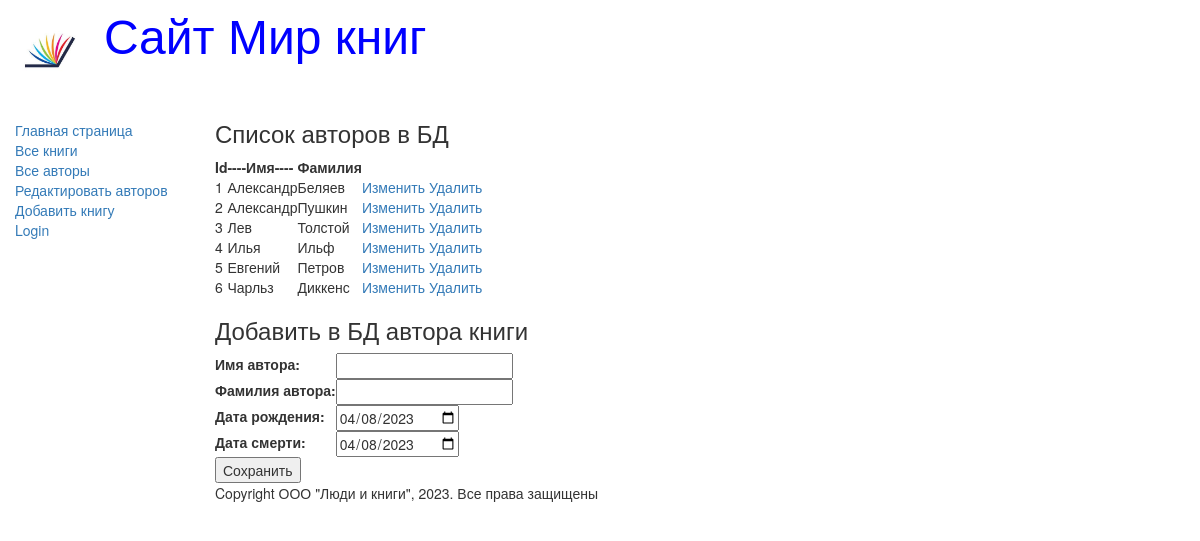
Before: /authors_add/ with the older database file.
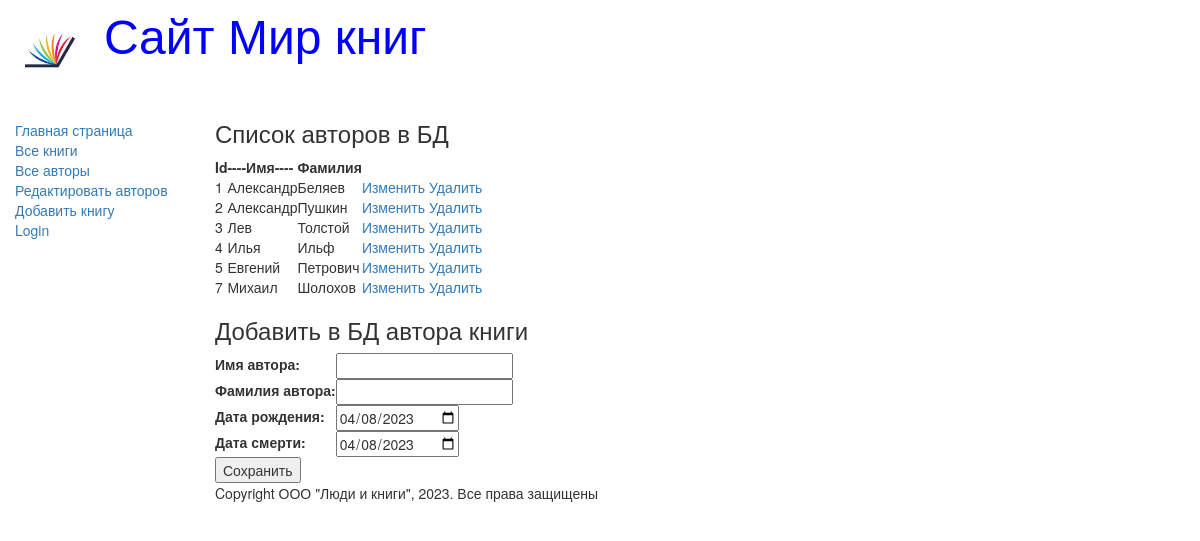
After: the same page with the newer database file.
### catalog/models.py (models this page shows, shortened)
class Author(models.Model):
    first_name = models.CharField(max_length=100, help_text='Введите имя автора', verbose_name='Имя автора')
    last_name = models.CharField(max_length=100, help_text='Введите фамилию автора', verbose_name='Фамилия автора')
    date_of_birth = models.DateField(help_text='Введите дату рождения', verbose_name='Дата рождения', null=True, blank=True)
    date_of_death = models.DateField(help_text='Введите дату смерти', verbose_name='Дата смерти', null=True, blank=True)

### catalog/views.py (the view)
# urls.py: path('authors_add/', views.authors_add, name = 'authors_add'),
def authors_add(request):
    author = Author.objects.all()
    authorsform = AuthorsFors()
    return render(request, 'catalog/authors_add.html', {'form': authorsform, 'author': author})

### catalog/forms.py
class AuthorsFors(forms.Form):
    first_name = forms.CharField(label='Имя автора')
    last_name = forms.CharField(label='Фамилия автора')
    date_of_birth = forms.DateField(label='Дата рождения', initial=format(date.today()), widget=forms.widgets.DateInput(attrs={'type': 'date'}))
    date_of_death = forms.DateField(label='Дата смерти', initial=format(date.today()), widget=forms.widgets.DateInput(attrs={'type': 'date'}))

### catalog/templates/catalog/authors_add.html (shortened to what this page needs)
{% extends "base_generic.html" %}
{% block content %}
    <h3>Список авторов в БД</h3>
    <table>
        <thead>
            <th>Id</th>
            <th>----Имя----</th>
            <th>Фамилия</th>
            <th></th>
        </thead>
        {% if author %}
            {% for author in author.all %}
                <tr>
                    <td>{{ author.id }}</td>
                    <td>{{ author.first_name }}</td>
                    <td>{{ author.last_name }}</td>
                    <td>
                        <a href="/edit1/{{ author.id }}">Изменить</a>
                        <a href="/delete/{{ author.id }}">Удалить</a>
                    </td>
                </tr>
            {% endfor %}
        {% else %}
            <p>В базе нет авторов</p>
        {% endif %}
    </table>
    <h3>Добавить в БД автора книги</h3>
    <form method="POST" action="/create/">
        <table>
            {{ form }}
        </table>
        <input type="submit" value="Сохранить">
    </form>
{% endblock %}

Changed rows visible on the page:
removed Author: id "6", first_name "Чарльз", last_name "Диккенс"
changed Author "Евгений": last_name "Петров" → "Петрович"
added Author: id "7", first_name "Михаил", last_name "Шолохов"
